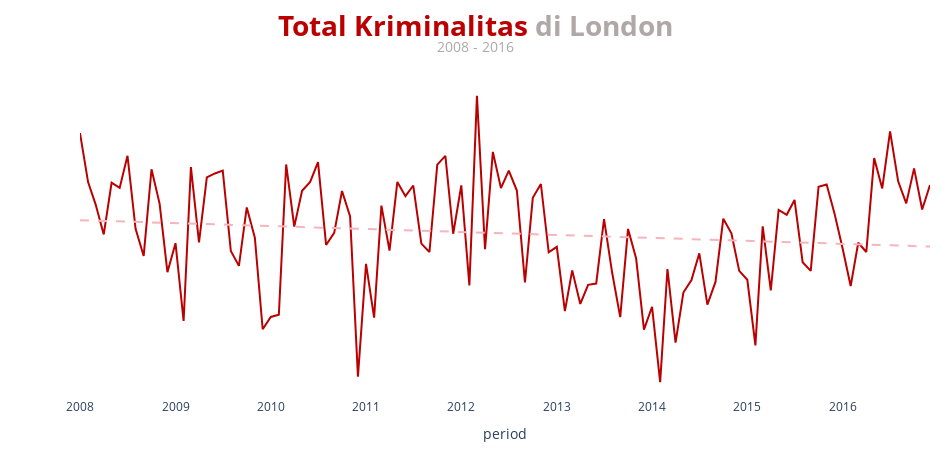

Notebook code cell kept with this figure:
### Code cell
# Agregasi (Total Crime per Month-Year)
total_crime_over_times = data_crime.groupby(['year', 'period'], as_index = False).agg(
    total_crime = ('value', 'sum')
)

# Plot Grafik Time Series
plot_timeseries(
    data = total_crime_over_times.set_index('period'),
    value = 'total_crime',
    judul = f"<b><span style='color:#BA0001'>Total Kriminalitas</span> di London</b><br><sup><sup>2008 - 2016</sup></sup>",
    warna = '#BA0001',
    showtrend = True
)
